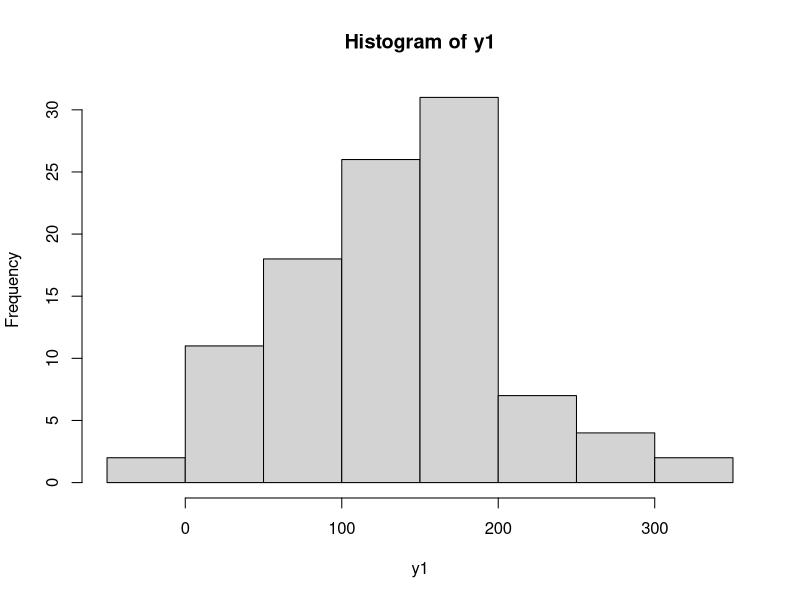
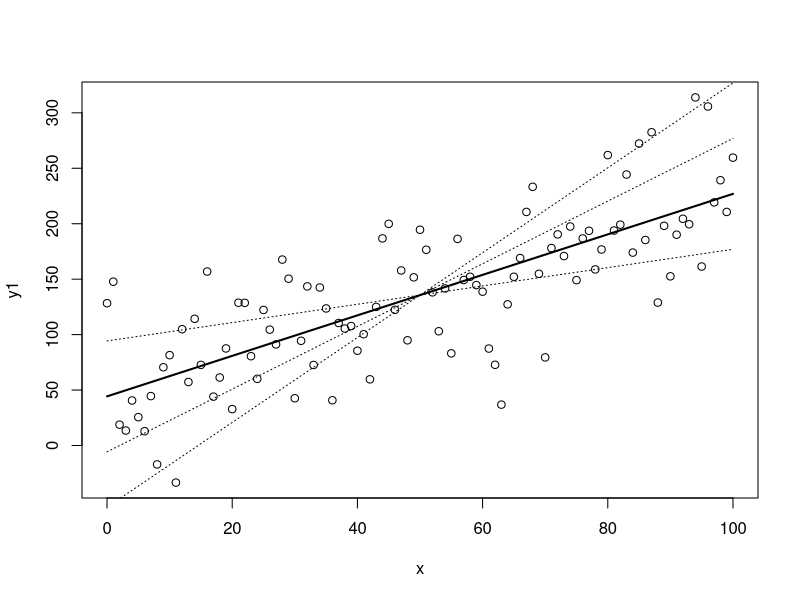
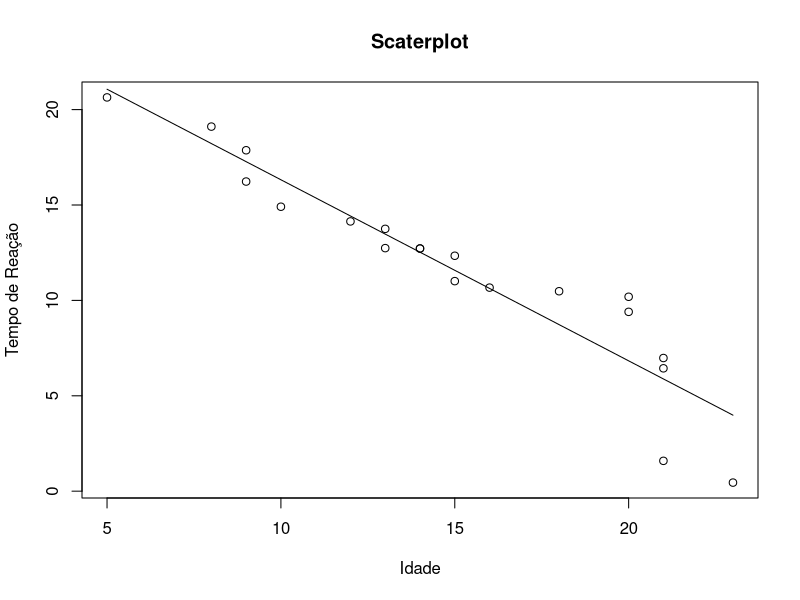
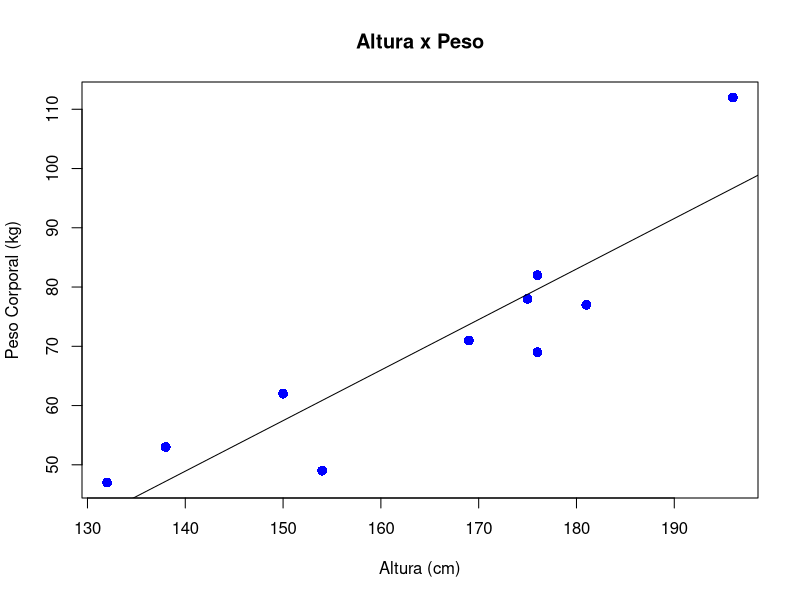
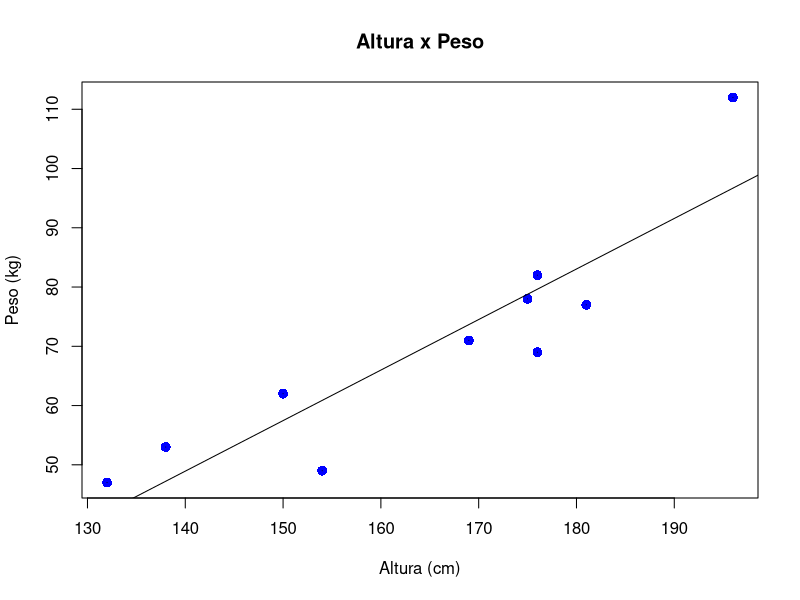
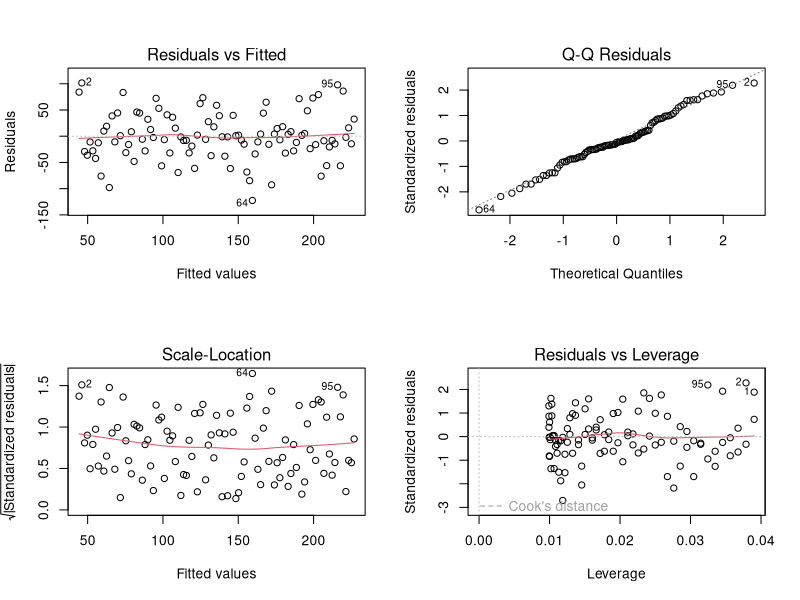

Recreate these plots in R, in order.
# Lista de Exercícios Parte 1 - Capítulo 11


## Exercício 1 - Massa de dados aleatória

# Criando a massa de dados (apesar de aleatória, y possui 
# uma relação com os dados de x)
x <- seq(0, 100)
y <- 2 * x + 35

# Imprimindo as variáveis
x
y

# Gerando uma distribuição normal
y1 <- y + rnorm(101, 0, 50)
y1
hist(y1)

# Crie um plot do relacionamento de x e y1
plot(x, y1)

# Crie um modelo de regressão para as duas variáveis x e y1
modelo <- lm (y1 ~ x)
modelo

# Capture os coeficentes
a <- modelo$coefficients[1]
b <- modelo$coefficients[2]

# Fórmula de Regressão
y2 <- a + b*x

# Visualize a linha de regressão
lines(x,y2,lwd=2)

# Simulando outras possíveis linhas de regressão
y3 <- (y2[51]-50*(b-1))+(b-1)*x
y4 <- (y2[51]-50*(b+1))+(b+1)*x
y5 <- (y2[51]-50*(b+2))+(b+2)*x
lines(x,y3,lty=3)
lines(x,y4,lty=3)
lines(x,y5,lty=3)


## Exercício 2 - Pesquisa sobre idade e tempo de reação

# Criando os dados
Idade <- c(9,13,14,21,15,18,20,8,14,23,16,21,10,12,20,
           9,13,5,15,21)

Tempo <- c(17.87,13.75,12.72,6.98,11.01,10.48,10.19,19.11,
           12.72,0.45,10.67,1.59,14.91,14.14,9.40,16.23,
           12.74,20.64,12.34,6.44)

# Crie um Gráfico de Dispersão (ScatterPlot)
plot(x = Idade, y = Tempo,
     main = "Scaterplot",
     xlab = "Idade",
     ylab = "Tempo de Reação")

# Crie um modelo de regressão
modelo1 <- lm(Tempo ~ Idade)
modelo1

# Calcule a reta de regressão
y = a + b*x
reta <- 25.8134 - 0.9491 * Idade

# Crie o gráfico da reta
lines(Idade, reta)


# Exercício 3 - Relação entre altura e peso

# Criando os dados
alturas = c(176, 154, 138, 196, 132, 176, 181, 169, 150, 175)
pesos = c(82, 49, 53, 112, 47, 69, 77, 71, 62, 78)

plot(alturas, pesos, pch = 16, cex = 1.3, col = "blue", 
     main = "Altura x Peso", 
     ylab = "Peso Corporal (kg)", 
     xlab = "Altura (cm)")

# Crie o modelo de regressão
modelo2 <- lm(pesos ~ alturas)


# Visualizando o modelo
modelo2
summary(modelo2)

# Gere a linha de regressão
abline(-70.4627, 0.8528)

# Faça as previsões de pesos com base na nova lista de alturas
alturas2 = data.frame(c(179, 152, 134, 197, 131, 178, 185, 162, 155, 172))
previsão <- predict(modelo2, alturas2)
previsão

# Plot
plot(alturas, pesos, pch = 16, cex = 1.3, 
     col = "blue", 
     main = "Altura x Peso", 
     ylab = "Peso (kg)", 
     xlab = "Altura (cm)")

# Construindo a linha de regressão
abline(lm(pesos ~ alturas)) 

# Obtendo o tamanho de uma das amostras de dados
num <- length(alturas)
num

# Gerando um gráfico com os valores residuais
for (k in 1: num)  
  lines(c(alturas[k], alturas[k]), 
        c(pesos[k], pesos[k]))

# Gerando gráficos com a distribuição dos resíduos
par(mfrow = c(2,2))
plot(modelo)